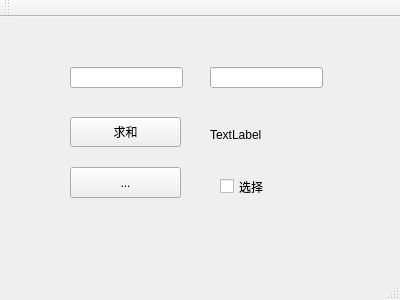
<?xml version="1.0" encoding="UTF-8"?>
<ui version="4.0">
 <class>MainWindow</class>
 <widget class="QMainWindow" name="MainWindow">
  <property name="geometry">
   <rect>
    <x>0</x>
    <y>0</y>
    <width>400</width>
    <height>300</height>
   </rect>
  </property>
  <property name="windowTitle">
   <string>测试控件</string>
  </property>
  <widget class="QWidget" name="centralWidget">
   <widget class="QLineEdit" name="lineEdit">
    <property name="geometry">
     <rect>
      <x>70</x>
      <y>50</y>
      <width>113</width>
      <height>21</height>
     </rect>
    </property>
   </widget>
   <widget class="QLineEdit" name="lineEdit_2">
    <property name="geometry">
     <rect>
      <x>210</x>
      <y>50</y>
      <width>113</width>
      <height>21</height>
     </rect>
    </property>
   </widget>
   <widget class="QPushButton" name="pushButton">
    <property name="geometry">
     <rect>
      <x>70</x>
      <y>100</y>
      <width>111</width>
      <height>30</height>
     </rect>
    </property>
    <property name="text">
     <string>求和</string>
    </property>
   </widget>
   <widget class="QLabel" name="label">
    <property name="geometry">
     <rect>
      <x>210</x>
      <y>110</y>
      <width>72</width>
      <height>15</height>
     </rect>
    </property>
    <property name="text">
     <string>TextLabel</string>
    </property>
   </widget>
   <widget class="QToolButton" name="toolButton">
    <property name="geometry">
     <rect>
      <x>70</x>
      <y>150</y>
      <width>111</width>
      <height>31</height>
     </rect>
    </property>
    <property name="text">
     <string>...</string>
    </property>
   </widget>
   <widget class="QCheckBox" name="checkBox">
    <property name="geometry">
     <rect>
      <x>220</x>
      <y>160</y>
      <width>91</width>
      <height>19</height>
     </rect>
    </property>
    <property name="text">
     <string>选择</string>
    </property>
   </widget>
  </widget>
  <widget class="QMenuBar" name="menuBar">
   <property name="geometry">
    <rect>
     <x>0</x>
     <y>0</y>
     <width>400</width>
     <height>26</height>
    </rect>
   </property>
  </widget>
  <widget class="QToolBar" name="mainToolBar">
   <attribute name="toolBarArea">
    <enum>TopToolBarArea</enum>
   </attribute>
   <attribute name="toolBarBreak">
    <bool>false</bool>
   </attribute>
  </widget>
  <widget class="QStatusBar" name="statusBar"/>
 </widget>
 <layoutdefault spacing="6" margin="11"/>
 <resources/>
 <connections/>
</ui>
